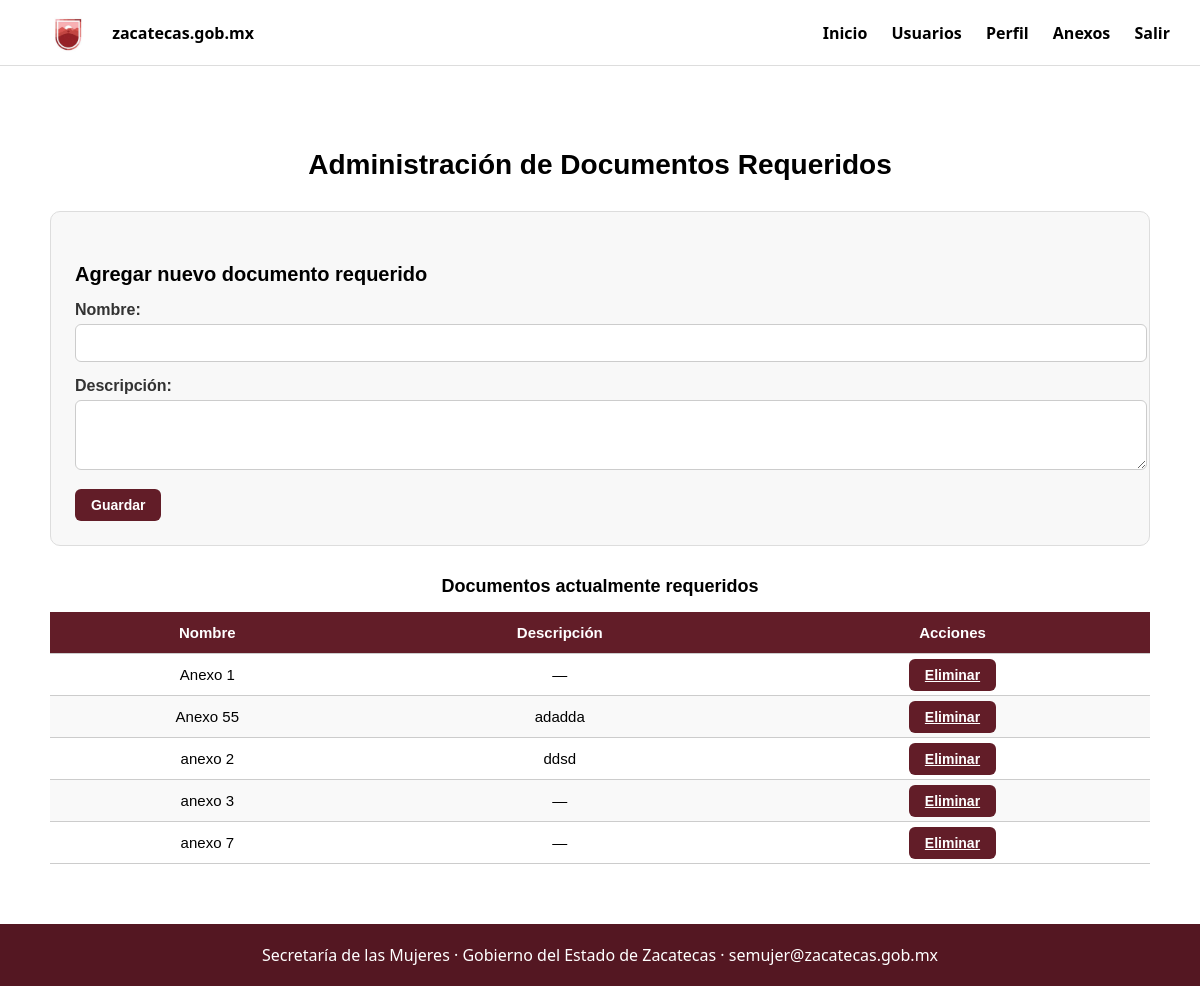
Screenshot of /admin_anexos (signed in) with the database file from the repository.
### core/models.py (models this page shows, shortened)
class AnexoRequerido(models.Model):
    nombre = models.CharField(max_length=100, unique=True)
    descripcion = models.TextField(blank=True)
    obligatorio = models.BooleanField(default=True)

### core/views.py (the view)
# urls.py: path('admin_anexos', views.admin_anexos, name='admin_anexos'),
@user_passes_test(es_admin)
def admin_anexos(request):
    anexos = AnexoRequerido.objects.all().order_by('nombre')
    if request.method == 'POST':
        form = AnexoForm(request.POST)
        if form.is_valid():
            form.save()
            sincronizar_documentos_por_usuario()  # ⬅️ importante
            return redirect('admin_anexos')
    else:
        form = AnexoForm()
    return render(request, 'core/admin_anexos.html', {
        'anexos': anexos,
        'form': form,
    })

### core/forms.py
class AnexoForm(forms.ModelForm):
    class Meta:
        model = AnexoRequerido
        fields = ['nombre', 'descripcion', 'obligatorio']
        widgets = {
            'nombre': forms.TextInput(attrs={'class': 'form-control'}),
            'descripcion': forms.Textarea(attrs={'class': 'form-control', 'rows': 3}),
            'obligatorio': forms.CheckboxInput(attrs={'class': 'form-check-input'}),
        }

### core/views.py (called while the page is built)
def es_admin(user):
    return user.is_authenticated and user.rol == 'admin'

### core/templates/core/admin_anexos.html (shortened to what this page needs)
{% extends 'core/base_admin.html' %}
{% load static %}
{% block extra_css %}
<link rel="stylesheet" href="{% static 'core/css/admin_anexos.css' %}">
{% endblock %}
{% block content %}
<div class="contenedor-principal">
    <h2 class="titulo-seccion titulo-centrado">Administración de Documentos Requeridos</h2>
    <div class="tarjeta-formulario">
        <h4>Agregar nuevo documento requerido</h4>
        <form method="post" class="formulario-anexo">
            <div class="form-group">
                <label for="id_nombre">Nombre:</label>
                {{ form.nombre }}
            </div>
            <div class="form-group">
                <label for="id_descripcion">Descripción:</label>
                {{ form.descripcion }}
            </div>
            <button type="submit" class="btn btn-success">Guardar</button>
        </form>
    </div>
    <div class="tabla-anexos mt-4">
        <h4>Documentos actualmente requeridos</h4>
        {% if anexos %}
        <table class="tabla-estilo">
            <thead>
                <tr>
                    <th>Nombre</th>
                    <th>Descripción</th>
                    <th>Acciones</th>
                </tr>
            </thead>
            <tbody>
                {% for anexo in anexos %}
                <tr>
                    <td>{{ anexo.nombre }}</td>
                    <td>{{ anexo.descripcion|default:"—" }}</td>
                    <td>
                        <a href="{% url 'eliminar_anexo' anexo.id %}" class="btn btn-danger btn-sm"
                           onclick="return confirm('¿Estás seguro de eliminar este documento requerido?');">
                            Eliminar
                        </a>
                    </td>
                </tr>
                {% endfor %}
            </tbody>
        </table>
        {% else %}
        <p>No hay documentos registrados aún.</p>
        {% endif %}
    </div>
</div>
{% endblock %}

### core/static/core/css/base_admin.css (style rules this page uses)
body { margin: 0; font-family: 'Segoe UI', sans-serif; background-color: white; }
html, body { height: 100%; margin: 0; padding: 0; }

### core/static/core/css/admin_anexos.css (style rules this page uses)
.contenedor-principal { max-width: 1100px; margin: 40px auto; padding: 20px; font-family: "Helvetica", sans-serif; color: #000000; }
.titulo-centrado { text-align: center; }
.titulo-seccion { font-size: 28px; color: #000000; font-weight: bold; margin-bottom: 30px; }
.tarjeta-formulario { background-color: #f8f8f8; border: 1px solid #ddd; border-radius: 10px; padding: 24px; margin-bottom: 30px; }
.tarjeta-formulario h4 { font-size: 20px; font-weight: bold; margin-bottom: 15px; }
.formulario-anexo .form-group { margin-bottom: 15px; }
.formulario-anexo label { font-weight: bold; display: block; margin-bottom: 5px; color: #333; }
.formulario-anexo input, .formulario-anexo textarea { width: 100%; padding: 10px; font-size: 14px; border-radius: 6px; border: 1px solid #ccc; }
.tabla-anexos h4 { font-size: 18px; margin-bottom: 15px; color: #000000; text-align: center; }
.tabla-estilo { width: 100%; border-collapse: collapse; font-size: 15px; }
.tabla-estilo th, .tabla-estilo td { padding: 12px 15px; text-align: center; border-bottom: 1px solid #ccc; }
.tabla-estilo th { background-color: #621d28;; color: #fff; font-weight: bold; }
.tabla-estilo tr:nth-child(even) { background-color: #f9f9f9; }
.btn { padding: 8px 16px; border: none; border-radius: 6px; font-size: 14px; font-weight: bold; cursor: pointer; transition: background-color 0.3s ease; }
.btn-success { background-color: #621d28; color: white; }
.btn-danger { background-color: #621d28;; color: white; }

### rows the page displays
AnexoRequerido: nombre "Anexo 1", descripcion "—"
AnexoRequerido: nombre "Anexo 55", descripcion "adadda"
AnexoRequerido: nombre "anexo 2", descripcion "ddsd"
AnexoRequerido: nombre "anexo 3", descripcion "—"
AnexoRequerido: nombre "anexo 7", descripcion "—"
